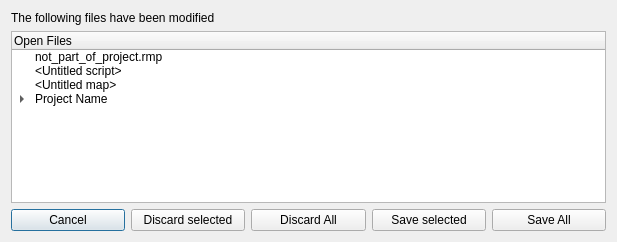
<?xml version="1.0" encoding="UTF-8"?>
<ui version="4.0">
 <class>ModifiedFilesDialog</class>
 <widget class="QDialog" name="ModifiedFilesDialog">
  <property name="windowModality">
   <enum>Qt::NonModal</enum>
  </property>
  <property name="geometry">
   <rect>
    <x>0</x>
    <y>0</y>
    <width>617</width>
    <height>242</height>
   </rect>
  </property>
  <property name="windowTitle">
   <string>Save modified files before exiting?</string>
  </property>
  <property name="modal">
   <bool>true</bool>
  </property>
  <layout class="QVBoxLayout" name="verticalLayout_2">
   <item>
    <layout class="QVBoxLayout" name="verticalLayout">
     <item>
      <widget class="QLabel" name="label">
       <property name="text">
        <string>The following files have been modified</string>
       </property>
      </widget>
     </item>
     <item>
      <widget class="QTreeWidget" name="treeWidget">
       <column>
        <property name="text">
         <string>Open Files</string>
        </property>
       </column>
       <item>
        <property name="text">
         <string>not_part_of_project.rmp</string>
        </property>
       </item>
       <item>
        <property name="text">
         <string>&lt;Untitled script&gt;</string>
        </property>
       </item>
       <item>
        <property name="text">
         <string>&lt;Untitled map&gt;</string>
        </property>
       </item>
       <item>
        <property name="text">
         <string>Project Name</string>
        </property>
        <item>
         <property name="text">
          <string>scripts/main.js</string>
         </property>
        </item>
        <item>
         <property name="text">
          <string>spritesets/player.rss</string>
         </property>
        </item>
        <item>
         <property name="text">
          <string>maps/field.rmp</string>
         </property>
        </item>
       </item>
      </widget>
     </item>
     <item>
      <layout class="QHBoxLayout" name="horizontalLayout">
       <item>
        <widget class="QPushButton" name="cancelButton">
         <property name="text">
          <string>Cancel</string>
         </property>
        </widget>
       </item>
       <item>
        <widget class="QPushButton" name="discardAllButton">
         <property name="text">
          <string>Discard selected</string>
         </property>
        </widget>
       </item>
       <item>
        <widget class="QPushButton" name="discardAllButton_2">
         <property name="text">
          <string>Discard All</string>
         </property>
        </widget>
       </item>
       <item>
        <widget class="QPushButton" name="saveButton">
         <property name="text">
          <string>Save selected</string>
         </property>
        </widget>
       </item>
       <item>
        <widget class="QPushButton" name="saveAllButton">
         <property name="text">
          <string>Save All</string>
         </property>
        </widget>
       </item>
      </layout>
     </item>
    </layout>
   </item>
  </layout>
 </widget>
 <resources/>
 <connections/>
</ui>
